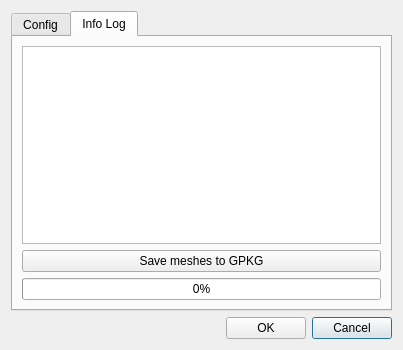
<?xml version="1.0" encoding="UTF-8"?>
<ui version="4.0">
 <class>dlg_create_mesh</class>
 <widget class="QDialog" name="dlg_create_mesh">
  <property name="geometry">
   <rect>
    <x>0</x>
    <y>0</y>
    <width>403</width>
    <height>350</height>
   </rect>
  </property>
  <property name="windowTitle">
   <string>Create meshes</string>
  </property>
  <layout class="QGridLayout" name="gridLayout_2">
   <item row="11" column="0">
    <layout class="QGridLayout" name="groupBox_6">
     <item row="0" column="1">
      <spacer name="horizontalSpacer">
       <property name="orientation">
        <enum>Qt::Horizontal</enum>
       </property>
       <property name="sizeHint" stdset="0">
        <size>
         <width>40</width>
         <height>20</height>
        </size>
       </property>
      </spacer>
     </item>
     <item row="0" column="3">
      <widget class="QPushButton" name="btn_cancel">
       <property name="text">
        <string>Cancel</string>
       </property>
      </widget>
     </item>
     <item row="0" column="2">
      <widget class="QPushButton" name="btn_ok">
       <property name="text">
        <string>OK</string>
       </property>
      </widget>
     </item>
     <item row="0" column="0">
      <widget class="QLabel" name="lbl_timer">
       <property name="text">
        <string/>
       </property>
      </widget>
     </item>
    </layout>
   </item>
   <item row="0" column="0">
    <widget class="QTabWidget" name="mainTab">
     <property name="currentIndex">
      <number>1</number>
     </property>
     <widget class="QWidget" name="tab_config">
      <property name="whatsThis">
       <string/>
      </property>
      <attribute name="title">
       <string>Config</string>
      </attribute>
      <layout class="QGridLayout" name="gridLayout_4">
       <item row="0" column="0">
        <widget class="QLabel" name="lbl_warnings">
         <property name="styleSheet">
          <string notr="true">background-color: rgb(255, 255, 220);
padding: 10px;</string>
         </property>
         <property name="frameShape">
          <enum>QFrame::Box</enum>
         </property>
         <property name="text">
          <string/>
         </property>
         <property name="textFormat">
          <enum>Qt::MarkdownText</enum>
         </property>
         <property name="wordWrap">
          <bool>true</bool>
         </property>
        </widget>
       </item>
       <item row="4" column="0">
        <spacer name="verticalSpacer">
         <property name="orientation">
          <enum>Qt::Vertical</enum>
         </property>
         <property name="sizeHint" stdset="0">
          <size>
           <width>20</width>
           <height>33</height>
          </size>
         </property>
        </spacer>
       </item>
       <item row="3" column="0">
        <widget class="QGroupBox" name="groupBox">
         <property name="title">
          <string>Select the meshes you want to generate:</string>
         </property>
         <layout class="QGridLayout" name="gridLayout">
          <item row="0" column="0">
           <widget class="QCheckBox" name="chk_ground">
            <property name="text">
             <string>Ground</string>
            </property>
           </widget>
          </item>
          <item row="1" column="0">
           <widget class="QCheckBox" name="chk_roof">
            <property name="text">
             <string>Roofs</string>
            </property>
           </widget>
          </item>
         </layout>
        </widget>
       </item>
      </layout>
     </widget>
     <widget class="QWidget" name="tab_infolog">
      <attribute name="title">
       <string>Info Log</string>
      </attribute>
      <layout class="QGridLayout" name="gridLayout_5" columnstretch="0,0">
       <item row="0" column="0" colspan="2">
        <widget class="QTextEdit" name="txt_infolog"/>
       </item>
       <item row="2" column="0" colspan="2">
        <widget class="QProgressBar" name="progress_bar">
         <property name="value">
          <number>0</number>
         </property>
        </widget>
       </item>
       <item row="1" column="0" colspan="2">
        <widget class="QPushButton" name="btn_save">
         <property name="text">
          <string>Save meshes to GPKG</string>
         </property>
        </widget>
       </item>
      </layout>
     </widget>
    </widget>
   </item>
  </layout>
 </widget>
 <resources/>
 <connections/>
</ui>
